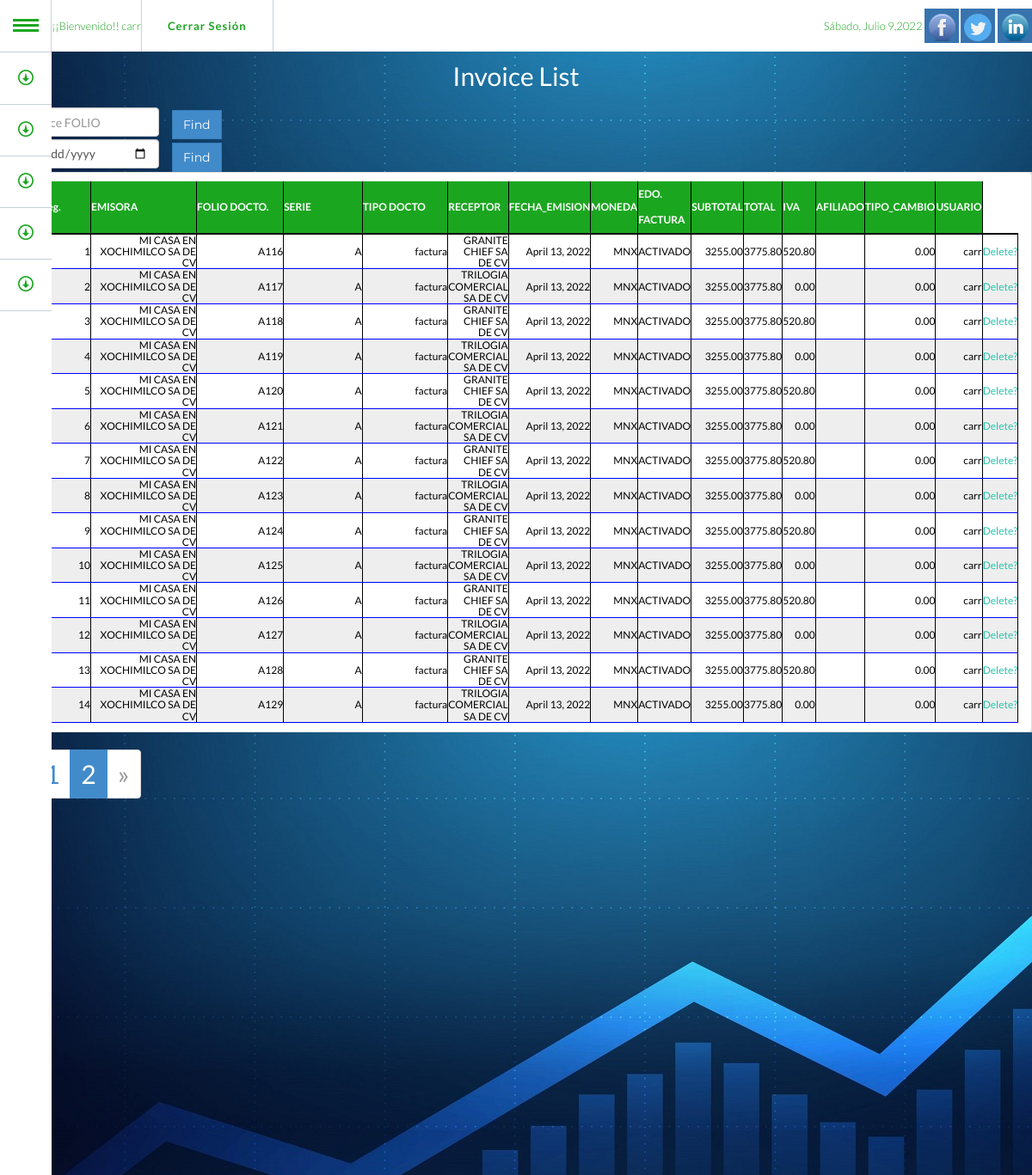
/list_fac/?page=2 (signed in), run on the app's committed database.
### fac/models.py (models this page shows, shortened)
class Facturas(models.Model):
    class Status(models.IntegerChoices):
        ACTIVE = 1, "Active"
        INACTIVE = 2, "Inactive"
        ARCHIVED = 3, "Archived"
    ID_FACTURA = models.AutoField(primary_key=True, unique=True)
    ID_EMISOR = models.ForeignKey(Eemisora, on_delete=models.RESTRICT, null=False)
    FOLIO = models.CharField(max_length=30 , default="")
    SERIE = models.CharField(max_length=10 , default="")
    TIPO_DOCUMENTO = models.CharField(max_length=30 , default="")
    ID_RECEPTOR = models.ForeignKey(Ereceptora, on_delete=models.RESTRICT, null=False)
    FECHA_EMISION = models.DateField(blank=True, null=True)
    MONEDA = models.CharField(max_length=10 , default="")
    ESTADO_FACTURA = models.CharField(max_length=30 , default="")
    SUBTOTAL = models.DecimalField(default=0.00, max_digits=16, decimal_places=2)
    TOTAL = models.DecimalField(default=0.00, max_digits=19, decimal_places=2)
    IVA = models.DecimalField(default=0.00, max_digits=12, decimal_places=2)
    ID_AFILIADO = models.ForeignKey(Afiliado, on_delete=models.RESTRICT, null=True, default=0)
    TIPO_CAMBIO = models.DecimalField(default=0.00, max_digits=9, decimal_places=2)
    usuario = models.ForeignKey(User, on_delete=models.CASCADE,)
    template = '''<a href="{{record.get_absolute_url}}" ">click here</a>'''
    fac_detail = tables.TemplateColumn(template,verbose_name=u'Order details',orderable=False,)
    class Meta:
        constraints = [
            UniqueConstraint(fields=["ID_EMISOR", "SERIE","FOLIO", "ESTADO_FACTURA"], name='unique_fac')
        ]
        ordering = ["-FECHA_EMISION"]

class Eemisora(models.Model):
    ID_EMISOR = models.AutoField(primary_key=True, unique=True)
    RFC = models.CharField(max_length=20 , blank=False, unique = True)
    NOMBRE = models.CharField(max_length=240 , default="")
    usuario = models.ForeignKey(User, on_delete=models.CASCADE,)
    class Meta:
        ordering = ["NOMBRE"]
    def __str__(self):
        return self.NOMBRE

class Ereceptora(models.Model):
    ID_RECEPTOR = models.AutoField(primary_key=True, unique=True)
    RFC = models.CharField(max_length=20 , blank=False, unique = True)
    NOMBRE = models.CharField(max_length=240 , default="")
    usuario = models.ForeignKey(User, on_delete=models.CASCADE,)
    class Meta:
        ordering = ["NOMBRE"]
    def __str__(self):
        return self.NOMBRE

### fac/views.py (the view)
# urls.py: path('list_fac/', views.list_fac_view, name='list-fac'), # Funcion
def list_fac_view(request):
    facturas = Facturas.objects.all()
    page = request.GET.get('page', 1)
    paginator = Paginator(facturas, 20)
    try:
        fac_list = paginator.page(page)
    except PageNotAnInteger:
        fac_list = paginator.page(1)
    except EmptyPage:
        fac_list = paginator.page(paginator.num_pages)
    return render(request, 'fac/list_fac.html', {'fac_list': fac_list})

### fac/models.py (called while the page is built)
    def __str__(self):
        return self.NOMBRE_ALIAS

### templates/fac/list_fac.html (shortened to what this page needs)
{% extends 'comm/base.html' %}
{% load i18n %}
{% block bodyini %}
<h2 style="color: #fff; text-align: center">Invoice List<h2>
    {% if user.is_authenticated %}
    <section>
    <form action="{% url 'find_fac' %}" method="get">
        <div class="col-xs-2">
            <input type="text" class="form-control" name="query" placeholder="Invoice FOLIO" />
        </div>
            <button type="submit" class="btn btn-primary">Find</button>
    </form>
    <form action="{% url 'find_fac_f' %}" method="get" >
        <div class="col-xs-2">
            <input type="date"  class="form-control date-picker"  name="query_f" id="id-date-picker-1" type="text" data-date-format="dd-mm-yyyy" placeholder="Invoice Date" />
        </div>
            <button type="submit" class="btn btn-primary">Find</button>
    </form>
</section>
    {% include "fac/table_fac.html" %}
    {% endif %}
{% endblock %}

### templates/comm/headernav.html (shortened to what this page needs)
{% load static %}
{% block header %}
	<header id="inicio">
            <div class="container" >
                <ul id="gn-menu" class="gn-menu-main">
                    <li class="gn-trigger">
                        <a class="gn-icon gn-icon-menu"><span>Menu</span></a>
                        {% block acceso %}
                        {% if user.is_authenticated %}
                             <nav class="gn-menu-wrapper">
                                <div class="gn-scroller">
                                    <ul class="gn-menu">
                                        <li>
                                            <a href="#admin" class="gn-icon gn-icon-download">Facturación</a>
                                    </li>
                                    <li>
                                        <a href="#about" class="gn-icon gn-icon-download">Tesoreria</a>
                                    </li>
                                    <li><a href="#service" class="gn-icon gn-icon-download">Operaciones</a>
                                    </li>
                                    <li><a href="#works" class="gn-icon gn-icon-download">Desarrollos</a></li>
                                    <li>
                                        <a href="#contact" class="gn-icon gn-icon-download">Contacto</a>
                                    </li>
                                    </ul>
                                </div>
                            </nav>
                         {% endif %}
                        </li>
                        {% if user.is_authenticated %}
                        <li>
                            ¡¡Bienvenido!! {{ user.username }}
                        </li>
                        <li>
                        <a href="/logout">Cerrar Sesión</a>
                        </li>
                        {% endif %}
                        {% endblock %}
                        <li class="hidden-xs">
                            <ul class="company-social">
                                <li  >
                                 </li>
                                <li class="social-facebook"><a href="#" > <img src="{% static 'img/facebook_32.png' %}" ></a></li>
                                <li class="social-facebook"><a href="#" > <img src="{% static 'img/twitter_32.png' %}" > </a></li>
                                <li class="social-facebook"><a href="#" > <img src="{% static 'img/linkedin_32.png' %}" > </a></li>
                            </ul>
                        </li>
                    </ul>
            </div>
    </header>
{% endblock %}

### templates/fac/table_fac.html (shortened to what this page needs)
<div id='list_fac'>
        <div style="background-color:LightGray;color:black;font-size:12px;">
        <li class="list-group-item d-flex justify-content-between align-items-center">
        <table>
            <thead>
                <tr>
                  <th>Num. Reg.</th>
                  <th>EMISORA</th>
                  <th>FOLIO DOCTO.</th>
                  <th>SERIE</th>
                  <th>TIPO DOCTO</th>
                  <th>RECEPTOR</th>
                  <th>FECHA_EMISION</th>
                  <th>MONEDA</th>
                  <th>EDO. FACTURA</th>
                  <th>SUBTOTAL</th>
                  <th>TOTAL</th>
                  <th>IVA</th>
                  <th>AFILIADO</th>
                  <th>TIPO_CAMBIO</th>
                  <th>USUARIO</th>
                </tr>
            </thead>
        <tbody>
        {% for fac in fac_list %}
        <tr>
            <td>{{ forloop.counter }}</td>
            <td>{{ fac.ID_EMISOR }}</td>
            <td>{{ fac.FOLIO }}</td>
            <td>{{ fac.SERIE }}</td>
            <td>{{ fac.TIPO_DOCUMENTO }}</td>
            <td>{{ fac.ID_RECEPTOR }}</td>
            <td>{{ fac.FECHA_EMISION }}</td>
            <td>{{ fac.MONEDA }}</td>
            <td>{{ fac.ESTADO_FACTURA }}</td>
            <td>{{ fac.SUBTOTAL }}</td>
            <td>{{ fac.TOTAL }}</td>
            <td>{{ fac.IVA }}</td>
            <td>{{ fac.ID_AFILIADO }}</td>
            <td>{{ fac.TIPO_CAMBIO }}</td>
            <td>{{ fac.usuario }}</td>
            <td><a class="block mr-2 hover:text-gray-600"
              hx-delete="{% url 'del_fac' fac.ID_FACTURA %}"
              hx-headers='{"X-CSRFToken": "{{ csrf_token }}"}'
              hx-confirm="Are you sure you want to delete this invoice? {{ fac.FOLIO }}"
              hx-target="#list_fac"
              hx-swap="outerHTML"> Delete?</a></td>
        </tr>
        </li>
          </div>
          {% empty %}
          <tr>
            <td colspan="2">
              No invoice on this page.
            </td>
          </tr>
        {% endfor %}
    {% if fac_list.has_other_pages %}
  <ul class="pagination">
    {% if fac_list.has_previous %}
      <li><a href="?page={{ fac_list.previous_page_number }}">&laquo;</a></li>
    {% else %}
      <li class="disabled"><span>&laquo;</span></li>
    {% endif %}
    {% for i in fac_list.paginator.page_range %}
      {% if fac_list.number == i %}
        <li class="active"><span>{{ i }} <span class="sr-only">(current)</span></span></li>
      {% else %}
        <li><a href="?page={{ i }}">{{ i }}</a></li>
      {% endif %}
    {% endfor %}
    {% if fac_list.has_next %}
      <li><a href="?page={{ users.next_page_number }}">&raquo;</a></li>
    {% else %}
      <li class="disabled"><span>&raquo;</span></li>
    {% endif %}
  </ul>
{% endif %}

### static/css/estilos.css (style rules this page uses)
#inicio { background: rgba(0, 0, 0, 1); color: #fff; }

### static/css/style.css (style rules this page uses)
body { width: 100%; height: 100%; font-family: 'Lato',helvetica; font-weight: 300; color: #666; padding: 0 0 0px; margin: 0; }
html { width: 100%; height: 100%; position:relative; min-height:100%; }
a { color: #28c3ab; -webkit-transition: all .2s ease-in-out; -moz-transition: all .2s ease-in-out; transition: all .2s ease-in-out; }
.gn-menu-main, .gn-menu-main ul { margin: 0; padding: 0; background: #fff; color: #1BA620; list-style: none; text-transform: none; font-weight: 300; font-family: 'Lato', Arial, helvetica; line-height: 60px; z-index:150; }
.gn-menu-main { position: fixed; top: 0; left: 0; width: 100%; height: 60px; font-size: 13px; }
.gn-menu-main a { display: block; height: 100%; color: #1BA620; text-decoration: none; cursor: pointer; }
.gn-menu-main > li { display: block; float: left; height: 100%; border-right: 1px solid #c6d0da; text-align: center; }
.gn-menu-main li.gn-trigger { position: relative; width: 60px; -webkit-touch-callout: none; -webkit-user-select: none; -khtml-user-select: none; -moz-user-select: none; -ms-user-select: none; user-select: none; }
.gn-menu-main > li:last-child { float: right; border-right: none; }
.gn-menu-main > li > a { padding: 0 30px; letter-spacing: 1px; font-weight: bold; }
.gn-menu-main:after { display: table; clear: both; content: ""; }
.gn-menu-wrapper { position: fixed; top: 60px; bottom: 0; left: 0; overflow: hidden; width: 60px; border-top: 1px solid #c6d0da; background: white; -webkit-transform: translateX(-60px); -moz-transform: translateX(-60px); transform: translateX(-60px); -webkit-transition: -webkit-transform 0.3s, width 0.3s; -moz-transition: -moz-transform 0.3s, width 0.3s; transition: transform 0.3s, width 0.3s; }
.gn-scroller { position: absolute; overflow-y: scroll; width: 370px; height: 100%; }
.gn-menu { border-bottom: 1px solid #c6d0da; text-align: left; font-size: 18px; }
.gn-menu li:not(:first-child), .gn-menu li li { box-shadow: inset 0 1px #c6d0da }
.gn-icon::before { display: inline-block; width: 60px; text-align: center; text-transform: none; font-weight: normal; font-style: normal; font-variant: normal; font-family: 'ecoicons'; line-height: 1; speak: none; -webkit-font-smoothing: antialiased; }
.gn-icon-download::before { content: "\e007" }
.gn-icon-menu::before { margin-left: -15px; vertical-align: -2px; width: 30px; height: 3px; background: #1BA620; box-shadow: 0 3px white, 0 -6px #1BA620, 0 -9px white, 0 -12px #1BA620; content: ''; }
.gn-menu-wrapper.gn-open-all, .gn-menu-wrapper.gn-open-part { -webkit-transform: translateX(0px); -moz-transform: translateX(0px); transform: translateX(0px); }
.company-social { margin-left: 0; padding-left: 0; margin-top: 10px; }
.company-social { text-align: left; }
.company-social li { display: inline-block; margin:0 !important; padding:0; }
.company-social a { margin:0; padding:0; display: block; width: 40px; height: 40px; line-height: 40px; text-align: center; background: #3bbec0; color: #fff; -webkit-transition: background .3s ease-in-out; transition: background .3s ease-in-out; }
.company-social .social-facebook a { background: #3873ae; }
.btn { border-radius: 0; font-family: Montserrat,helvetica; font-weight: 400; -webkit-transition: all .3s ease-in-out; -moz-transition: all .3s ease-in-out; transition: all .3s ease-in-out; }
thead th { height: 30px; line-height: 30px; text-align: left; }
tbody { border-top: 2px solid black; }
tbody td { width: 20%; border-right: 1px solid black; }
th { border-right: 1px solid black; }
tr:nth-child(even) { background-color: #eee; }
tr:nth-child(odd) { background-color:#fff; }
td { border:1px solid blue; padding:auto; text-align:right; color: black; }
th { background-color: #1BA620; color: white; text-align:center; }

### data on the page
Facturas: ID_EMISOR "MI CASA EN XOCHIMILCO SA DE CV", FOLIO "A116", SERIE "A", TIPO_DOCUMENTO "factura", ID_RECEPTOR "GRANITE CHIEF SA DE CV", FECHA_EMISION "April 13, 2022", MONEDA "MNX", ESTADO_FACTURA "ACTIVADO", SUBTOTAL "3255.00", TOTAL "3775.80", IVA "520.80", TIPO_CAMBIO "0.00", usuario "carr"
Facturas: ID_EMISOR "MI CASA EN XOCHIMILCO SA DE CV", FOLIO "A117", SERIE "A", TIPO_DOCUMENTO "factura", ID_RECEPTOR "TRILOGIA COMERCIAL SA DE CV", FECHA_EMISION "April 13, 2022", MONEDA "MNX", ESTADO_FACTURA "ACTIVADO", SUBTOTAL "3255.00", TOTAL "3775.80", IVA "0.00", TIPO_CAMBIO "0.00", usuario "carr"
Facturas: ID_EMISOR "MI CASA EN XOCHIMILCO SA DE CV", FOLIO "A118", SERIE "A", TIPO_DOCUMENTO "factura", ID_RECEPTOR "GRANITE CHIEF SA DE CV", FECHA_EMISION "April 13, 2022", MONEDA "MNX", ESTADO_FACTURA "ACTIVADO", SUBTOTAL "3255.00", TOTAL "3775.80", IVA "520.80", TIPO_CAMBIO "0.00", usuario "carr"
Facturas: ID_EMISOR "MI CASA EN XOCHIMILCO SA DE CV", FOLIO "A119", SERIE "A", TIPO_DOCUMENTO "factura", ID_RECEPTOR "TRILOGIA COMERCIAL SA DE CV", FECHA_EMISION "April 13, 2022", MONEDA "MNX", ESTADO_FACTURA "ACTIVADO", SUBTOTAL "3255.00", TOTAL "3775.80", IVA "0.00", TIPO_CAMBIO "0.00", usuario "carr"
Facturas: ID_EMISOR "MI CASA EN XOCHIMILCO SA DE CV", FOLIO "A120", SERIE "A", TIPO_DOCUMENTO "factura", ID_RECEPTOR "GRANITE CHIEF SA DE CV", FECHA_EMISION "April 13, 2022", MONEDA "MNX", ESTADO_FACTURA "ACTIVADO", SUBTOTAL "3255.00", TOTAL "3775.80", IVA "520.80", TIPO_CAMBIO "0.00", usuario "carr"
Facturas: ID_EMISOR "MI CASA EN XOCHIMILCO SA DE CV", FOLIO "A121", SERIE "A", TIPO_DOCUMENTO "factura", ID_RECEPTOR "TRILOGIA COMERCIAL SA DE CV", FECHA_EMISION "April 13, 2022", MONEDA "MNX", ESTADO_FACTURA "ACTIVADO", SUBTOTAL "3255.00", TOTAL "3775.80", IVA "0.00", TIPO_CAMBIO "0.00", usuario "carr"
Facturas: ID_EMISOR "MI CASA EN XOCHIMILCO SA DE CV", FOLIO "A122", SERIE "A", TIPO_DOCUMENTO "factura", ID_RECEPTOR "GRANITE CHIEF SA DE CV", FECHA_EMISION "April 13, 2022", MONEDA "MNX", ESTADO_FACTURA "ACTIVADO", SUBTOTAL "3255.00", TOTAL "3775.80", IVA "520.80", TIPO_CAMBIO "0.00", usuario "carr"
Facturas: ID_EMISOR "MI CASA EN XOCHIMILCO SA DE CV", FOLIO "A123", SERIE "A", TIPO_DOCUMENTO "factura", ID_RECEPTOR "TRILOGIA COMERCIAL SA DE CV", FECHA_EMISION "April 13, 2022", MONEDA "MNX", ESTADO_FACTURA "ACTIVADO", SUBTOTAL "3255.00", TOTAL "3775.80", IVA "0.00", TIPO_CAMBIO "0.00", usuario "carr"
Facturas: ID_EMISOR "MI CASA EN XOCHIMILCO SA DE CV", FOLIO "A124", SERIE "A", TIPO_DOCUMENTO "factura", ID_RECEPTOR "GRANITE CHIEF SA DE CV", FECHA_EMISION "April 13, 2022", MONEDA "MNX", ESTADO_FACTURA "ACTIVADO", SUBTOTAL "3255.00", TOTAL "3775.80", IVA "520.80", TIPO_CAMBIO "0.00", usuario "carr"
Facturas: ID_EMISOR "MI CASA EN XOCHIMILCO SA DE CV", FOLIO "A125", SERIE "A", TIPO_DOCUMENTO "factura", ID_RECEPTOR "TRILOGIA COMERCIAL SA DE CV", FECHA_EMISION "April 13, 2022", MONEDA "MNX", ESTADO_FACTURA "ACTIVADO", SUBTOTAL "3255.00", TOTAL "3775.80", IVA "0.00", TIPO_CAMBIO "0.00", usuario "carr"
Facturas: ID_EMISOR "MI CASA EN XOCHIMILCO SA DE CV", FOLIO "A126", SERIE "A", TIPO_DOCUMENTO "factura", ID_RECEPTOR "GRANITE CHIEF SA DE CV", FECHA_EMISION "April 13, 2022", MONEDA "MNX", ESTADO_FACTURA "ACTIVADO", SUBTOTAL "3255.00", TOTAL "3775.80", IVA "520.80", TIPO_CAMBIO "0.00", usuario "carr"
Facturas: ID_EMISOR "MI CASA EN XOCHIMILCO SA DE CV", FOLIO "A127", SERIE "A", TIPO_DOCUMENTO "factura", ID_RECEPTOR "TRILOGIA COMERCIAL SA DE CV", FECHA_EMISION "April 13, 2022", MONEDA "MNX", ESTADO_FACTURA "ACTIVADO", SUBTOTAL "3255.00", TOTAL "3775.80", IVA "0.00", TIPO_CAMBIO "0.00", usuario "carr"
Facturas: ID_EMISOR "MI CASA EN XOCHIMILCO SA DE CV", FOLIO "A128", SERIE "A", TIPO_DOCUMENTO "factura", ID_RECEPTOR "GRANITE CHIEF SA DE CV", FECHA_EMISION "April 13, 2022", MONEDA "MNX", ESTADO_FACTURA "ACTIVADO", SUBTOTAL "3255.00", TOTAL "3775.80", IVA "520.80", TIPO_CAMBIO "0.00", usuario "carr"
Facturas: ID_EMISOR "MI CASA EN XOCHIMILCO SA DE CV", FOLIO "A129", SERIE "A", TIPO_DOCUMENTO "factura", ID_RECEPTOR "TRILOGIA COMERCIAL SA DE CV", FECHA_EMISION "April 13, 2022", MONEDA "MNX", ESTADO_FACTURA "ACTIVADO", SUBTOTAL "3255.00", TOTAL "3775.80", IVA "0.00", TIPO_CAMBIO "0.00", usuario "carr"

### other printed values
{{ user.username }} "carr"
{{ i }} "1"
{{ i }} "2"
